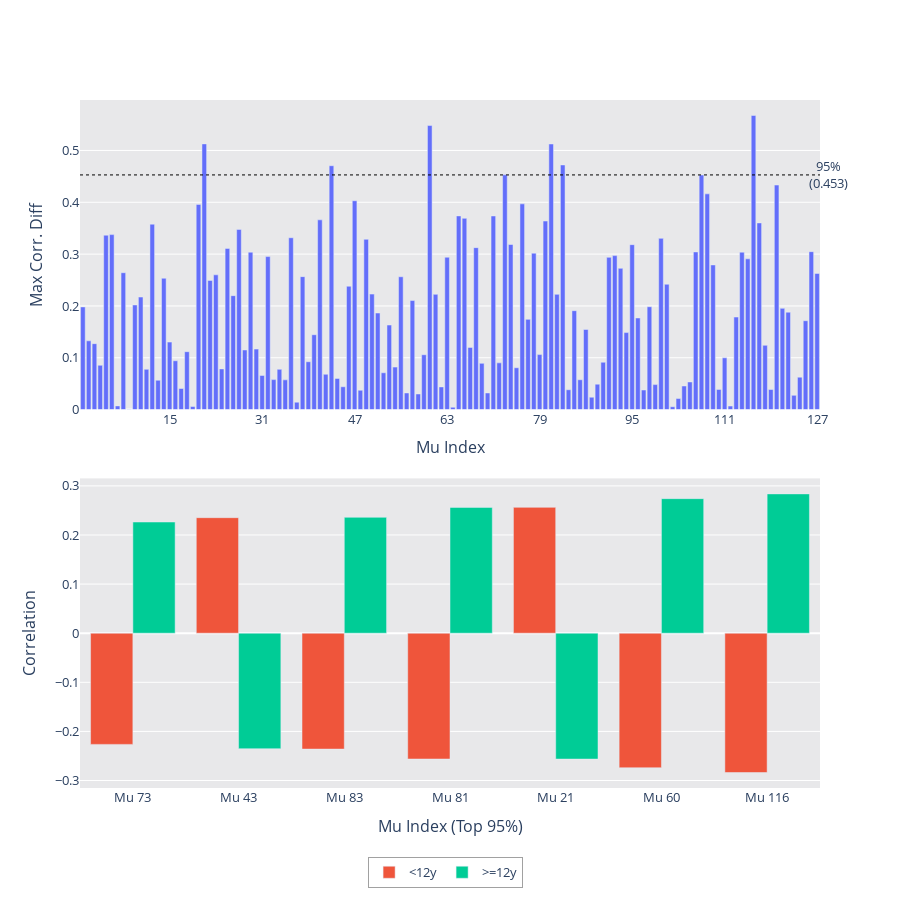

Here is the notebook cell this chart was saved with:
### Code cell
import matplotlib.pylab as plt
from tqdm import tqdm

from plotly.subplots import make_subplots
import plotly.graph_objects as go

def make_plotly_graph(graphs):
    fig = make_subplots(1, 1, vertical_spacing=0.05, horizontal_spacing=0.05)
    for k, g in graphs.items():
        x = g['fpr']
        y = g['tpr']
        fig.add_trace(go.Line(x=x, y=y, showlegend=True, name=k))

    # fig.update_yaxes(scaleanchor="x", scaleratio=1)
    fig.update_yaxes(range=[0, 1.01], constrain="domain")
    fig.update_xaxes(range=[0, 1.01], constrain="domain")
    fig.update_layout(height=400, width=600, margin=go.layout.Margin(
        l=10,  # left margin
        r=10,  # right margin
        b=20,  # bottom margin
        t=20,  # top margin
    ))
    return fig

def chunkify(vals, n):
    i = 0
    while i < len(vals):
        yield vals[i:i+n]
        i += n

bins = 3
qrt = .95
col = "Pediatric"


df = {}
series = pc.df[col]
series = all_ped_df[col]
if "float" in series.dtype.name:
    series = pd.cut(series, bins=bins, retbins=False)

cats = series.unique()
try:
    cats = sorted(cats, key=lambda x: x.left if hasattr(x, "left") else x)
except:
    pass
print(cats)

for cat in tqdm(cats):
    s = series==cat
    m = all_ped_df[vae_cols].corrwith(s)
    df[cat] = m

df = pd.concat(df, axis=1)
top_corr = (df.max(axis=1)-df.min(axis=1)).sort_values().rename("corr")
bp = top_corr.quantile(qrt)
keep = top_corr[top_corr >= bp]
# keep = top_corr.iloc[-8:]


N = 128
fig = make_subplots(2, 1, vertical_spacing=.1)
tp = top_corr.iloc[-N:]
fig.add_trace(
    go.Bar(x=tp.index.map(lambda x: (int(x.split('.')[1]))), y=tp, name="Max Corr. Diff.", showlegend=False),
)
# keep = tp
b = df.loc[keep.index][cats].dropna(axis=1)
for c in list(b):
    pass
    fig.add_trace(
        go.Bar(x=b.index.map(lambda x: "Mu "+str(int(x.split('.')[1]))), y=b[c], name=str(c)), row=2, col=1
    )
    
fig.add_shape(type='line',
                x0=0,
                y0=bp,
                x1=1,
                y1=bp,
                line=dict(color='black', dash='dot', width=1),
                xref='paper',
                yref='y'
                )
fig.add_annotation(textangle=0,
                xref="paper",
                yref="y", x=1.04, y=bp,
                    text=f"95%<br>({bp:0.3f})", showarrow=False)
# try:
#     hist = pd.cut(pc.df[col], bins=25).value_counts().sort_index()
# except:
#     hist = pc.df[col].value_counts().sort_index()
# fig.add_trace(go.Bar(x=hist.index.map(str), y=hist, name='Hist'), row=3, col=1)
fig.update_layout(height=900,
                  margin=go.layout.Margin(
    # l=10,  # left margin
    # r=10,  # right margin
    # b=20,  # bottom margin
    # t=20,  # top margin
))
fig.update_layout(legend={"x": .39, "orientation":"h", "borderwidth": .5})
fig.update_layout(font=dict(size=13))
fig.update_layout(plot_bgcolor="#E8E8EA")
# fig.update_layout(yaxis1=dict(range=[0, .4]))
fig.update_layout(
    xaxis1 = dict(
        dtick=16,
        tick0=15,
        # tickangle=45,
        title=f"Mu Index",
    ),
    xaxis2 = dict(
        title=f"Mu Index (Top {qrt:.0%})",
    ),
    yaxis1=dict(title="Max Corr. Diff"),
    yaxis2=dict(title="Correlation")
)
fig.update_layout(barmode='group')
fig.show()

import plotly.io as pio

# pio.write_image(fig, f"{col.lower()}.svg", scale=1, width=5*300, height=2.5*300)

### Figure 1 — Plotly figure (JSON) as saved in the notebook; plotly's stock layout.template omitted (floating-point values rounded to 4 significant figures)
{"data": [{"name": "Max Corr. Diff.", "showlegend": false, "type": "bar", "x": [8, 64, 102, 19, 112, 6, 37, 103, 88, 123, 58, 70, 56, 48, 97, 84, 119, 110, 17, 62, 45, 104, 99, 89, 105, 13, 35, 86, 33, 44, 124, 31, 42, 52, 34, 11, 24, 75, 54, 3, 69, 72, 90, 39, 16, 111, 59, 79, 18, 28, 30, 67, 118, 2, 15, 1, 40, 94, 87, 53, 125, 77, 96, 113, 51, 122, 85, 121, 0, 98, 9, 57, 10, 26, 61, 82, 50, 46, 101, 22, 14, 55, 38, 23, 127, 7, 93, 109, 115, 91, 63, 32, 92, 78, 29, 114, 106, 126, 25, 68, 95, 74, 49, 100, 36, 4, 5, 27, 12, 117, 80, 41, 66, 71, 65, 20, 76, 47, 108, 120, 107, 73, 43, 83, 81, 21, 60, 116], "y": [0.000839, 0.004534, 0.005531, 0.005938, 0.006832, 0.00717, 0.01433, 0.02131, 0.02393, 0.0275, 0.03014, 0.03209, 0.0321, 0.03734, 0.0378, 0.0383, 0.03872, 0.03897, 0.04069, 0.0438, 0.04409, 0.04555, 0.04824, 0.04911, 0.05334, 0.05661, 0.05739, 0.05758, 0.05787, 0.06016, 0.06261, 0.06588, 0.06817, 0.07106, 0.07771, 0.07774, 0.07853, 0.08073, 0.08202, 0.08549, 0.08924, 0.09015, 0.09141, 0.09234, 0.0942, 0.09992, 0.1059, 0.1061, 0.1117, 0.1151, 0.1168, 0.12, 0.124, 0.1272, 0.1303, 0.1327, 0.1445, 0.1486, 0.1546, 0.1631, 0.1715, 0.1741, 0.1768, 0.1786, 0.1863, 0.188, 0.1908, 0.1954, 0.1981, 0.1985, 0.2019, 0.2104, 0.2172, 0.2198, 0.2224, 0.2224, 0.2229, 0.238, 0.2419, 0.2493, 0.2534, 0.2563, 0.2565, 0.26, 0.2627, 0.2641, 0.2726, 0.2791, 0.2909, 0.2938, 0.294, 0.2952, 0.2971, 0.3018, 0.3037, 0.3038, 0.3042, 0.3047, 0.311, 0.3125, 0.3182, 0.3185, 0.3286, 0.3304, 0.3316, 0.3365, 0.3376, 0.3477, 0.3578, 0.3602, 0.3638, 0.3661, 0.369, 0.3736, 0.3737, 0.3959, 0.3969, 0.403, 0.4162, 0.4332, 0.4525, 0.4529, 0.4705, 0.472, 0.5125, 0.5127, 0.548, 0.5675]}, {"name": "<12y", "type": "bar", "x": ["Mu 73", "Mu 43", "Mu 83", "Mu 81", "Mu 21", "Mu 60", "Mu 116"], "xaxis": "x2", "y": [-0.2264, 0.2353, -0.236, -0.2562, 0.2563, -0.274, -0.2837], "yaxis": "y2"}, {"name": ">=12y", "type": "bar", "x": ["Mu 73", "Mu 43", "Mu 83", "Mu 81", "Mu 21", "Mu 60", "Mu 116"], "xaxis": "x2", "y": [0.2264, -0.2353, 0.236, 0.2562, -0.2563, 0.274, 0.2837], "yaxis": "y2"}], "layout": {"annotations": [{"showarrow": false, "text": "95%<br>(0.453)", "textangle": 0, "x": 1.04, "xref": "paper", "y": 0.4528, "yref": "y"}], "barmode": "group", "font": {"size": 13}, "height": 900, "legend": {"borderwidth": 0.5, "orientation": "h", "x": 0.39}, "margin": {}, "plot_bgcolor": "#E8E8EA", "shapes": [{"line": {"color": "black", "dash": "dot", "width": 1}, "type": "line", "x0": 0, "x1": 1, "xref": "paper", "y0": 0.4528, "y1": 0.4528, "yref": "y"}], "xaxis": {"anchor": "y", "domain": [0, 1], "dtick": 16, "tick0": 15, "title": {"text": "Mu Index"}}, "xaxis2": {"anchor": "y2", "domain": [0, 1], "title": {"text": "Mu Index (Top 95%)"}}, "yaxis": {"anchor": "x", "domain": [0.55, 1], "title": {"text": "Max Corr. Diff"}}, "yaxis2": {"anchor": "x2", "domain": [0, 0.45], "title": {"text": "Correlation"}}}}
